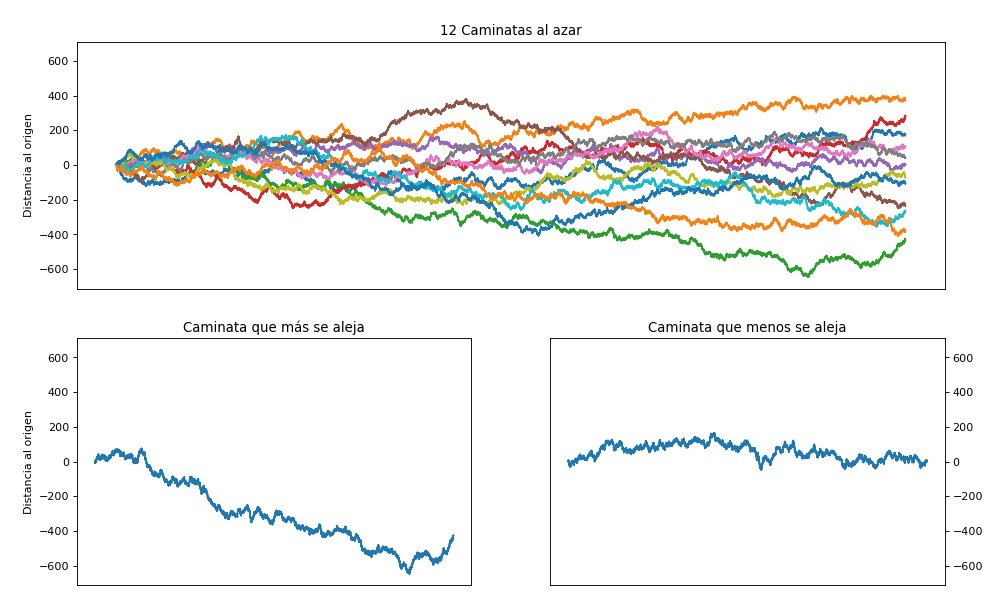

Reproduce this figure in Python.

import numpy as np
import matplotlib.pyplot as plt

def randomwalk(largo):
    ''' 
    Crea un vector con una cantidad de valores = len(largo.
    los valores posibles dentro del vector son -1, 0 y 1.
    
    Pre: Largo debe ser un valor entero > 0
    Post: Devuelve un np.array de una dimensión, o sea, un vector
    '''
    
    pasos=np.random.randint (-1,2,largo)    
    return pasos.cumsum()

def generar_caminatas(largo_caminata=100000, cantidad_caminatas=12):
    '''
    Crea una lista de caminatas(vectores). La lista esta compuesta por
    cierta_cantidad de caminatas, cada una de un largo definido por
    largo_caminata.
    
    Pre: largo_caminata y cantidad_caminatas requieren valores enteros > 0
    Post: Devuelve una lista de caminatas(vectores)

    '''
    caminatas = [randomwalk(largo_caminata) for i in range(cantidad_caminatas)]
    return caminatas


def calcular_distancias(caminatas):
    '''
    Toma una lista de caminatas(vectores) y para cada una calcula la
    distancia maxima alcanzada desde el origen. 
    Como resultado devuelve un tupla que incluye la distancia maxima desde
    el origen para esa caminata y el vector de la caminata.
    
    Pre: Se debe ingresar una lista de caminatas(vectores)
    Post: Devuelve una lista de tuplas [(distancia maxima, caminata(vector))]
    '''
    distancias_maximas = []
    for caminata in caminatas:
        tupla_dist_max = (max(abs(caminata)),caminata) # calcula la distancia max absoluta de cada caminata y arma una tupla (dis_max, vector de esa caminata)
        distancias_maximas.append(tupla_dist_max)
    return distancias_maximas
    
    

def f_principal():
    
    caminatas = generar_caminatas(100,12)
    distancias = calcular_distancias(caminatas)
    
    
    # Graficar
    
    plt.figure(figsize=(14, 9), dpi=80)
    
    
    ###### Subplot princial de la 1era fila
    plt.subplot(2, 1, 1) 
    for caminata in caminatas:
                plt.plot(caminata)
    # plt.xlabel("Tiempo")
    plt.xticks([])
    plt.ylabel("Distancia al origen")
    plt.title("12 Caminatas al azar")
    plt.ylim(- max(distancias)[0] * 1.1, max(distancias)[0] * 1.1) # establezco max y min del eje x según la distancia máxima
    
    
    ###### Subplot 3 (izq) de la segunda fila
    
    plt.subplot(2, 2, 3) # define la primera de abajo, que sería la cuarta si fuera una grilla regular de 2x3
    # De todas las distancias selecciono la que más se aleja del origen y tomo su vector
    plt.plot(max(distancias)[1])
    plt.ylabel("Distancia al origen")
    plt.title("Caminata que más se aleja")
    plt.ylim(- max(distancias)[0] * 1.1, max(distancias)[0] * 1.1)
    plt.xticks([])
    
    
    ###### Subplot 4 (der) de la segunda fila
    plt.subplot(2, 2, 4) # define la segunda de abajo, que sería la cuarta figura si fuera una grilla regular de 2x2
    # De todas las distancias selecciono la que menos se aleja del origen y tomo su vector
    plt.plot(min(distancias)[1])
    plt.xticks([])
    plt.title("Caminata que menos se aleja")
    plt.ylim(- max(distancias)[0] * 1.1, max(distancias)[0] * 1.1)
    # Agrego los rotulos en el eje y de la derecha
    ax = plt.gca()
    ax.yaxis.set_ticks_position('right')
    
    # Guardar archivo
    plt.savefig("Ejercicio 7.12.jpg", bbox_inches="tight", pad_inches=0.3, transparent=True)
    plt.show()

#%% Para ejecutar el script
if __name__ =='__main__':
    f_principal()
